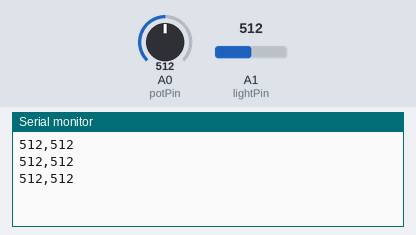
The sketch below on a simulated Arduino Uno, built with avr-gcc and run on an emulated ATmega328P. Shown: the last lines printed to the serial monitor. The test bench sets the inputs (shaded band); at power-on: A0 (potPin) = 512, A1 (lightPin) = 512.

Above: at 1.3 s.
1.4 s: A0 (potPin) set to 716
At 1.9 s:
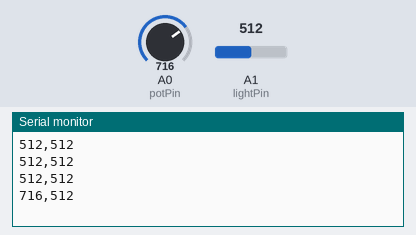
2.9 s: A1 (lightPin) set to 716
At 3.4 s:
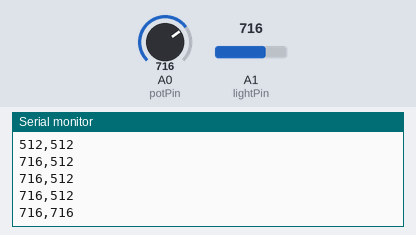
4.4 s: A0 (potPin) set to 900
At 4.9 s:
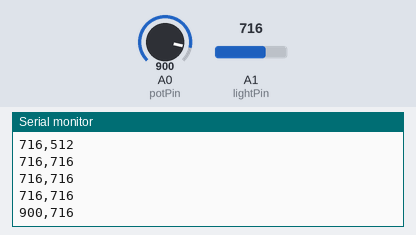
5.9 s: A1 (lightPin) set to 900
At 6.4 s:
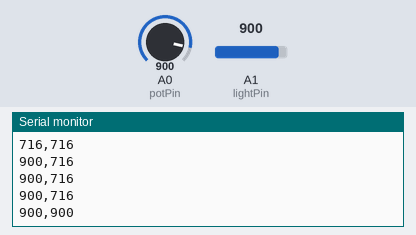
Timing chart, 0 to 8.4 s (numbered marks = the images above; inputs shaded):
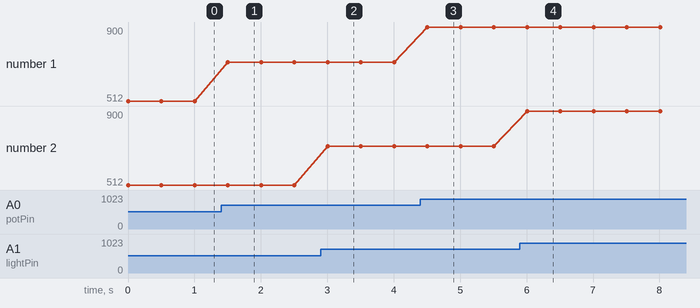

Measured:
- after the input at 1.4 s, the serial monitor: prints a new line after 0.10 s (image 1)
- after the input at 2.9 s, the serial monitor: prints a new line after 0.10 s (image 2)
- after the input at 4.4 s, the serial monitor: prints a new line after 0.11 s (image 3)
- after the input at 5.9 s, the serial monitor: prints a new line after 0.11 s (image 4)
- plotted number 1: 512 → 716 after the input at 1.4 s, 716 → 900 after the input at 4.4 s

The sketch:

Transmitter.ino
```cpp
int potPin = A0;
int lightPin = A1;

int potValue = 0;
int lightValue = 0;

void setup() {
  Serial.begin(9600);
}

void loop() {
  potValue = analogRead(potPin);
  lightValue = analogRead(lightPin);
  Serial.print(potValue);
  Serial.print(",");
  Serial.println(lightValue);

  delay(500);
}
```
